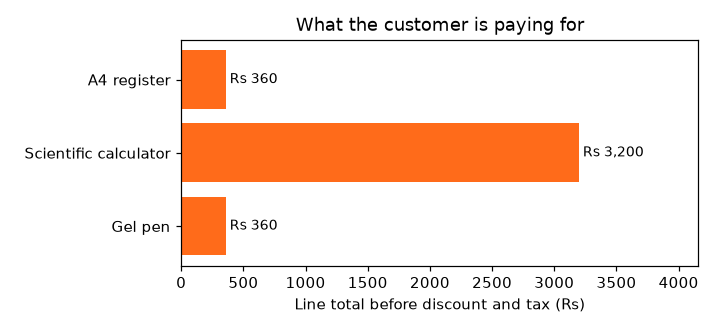

The Python source for this figure:
"""
Session 9 · Real-life problem: a point-of-sale (billing) desktop app
--------------------------------------------------------------------
PROBLEM
A campus stationery shop wants a simple billing screen:
  - pick an item from a list and a quantity (Spinbox), press "Add"
  - the cart (a ttk.Treeview table) shows item, qty, price, line total
  - "Remove" deletes the selected line; a discount code can be applied
  - totals show subtotal, discount, 16 % sales tax and grand total
  - "Print receipt" writes a text receipt file
Design: a Cart class holds ALL the rules (testable without a screen);
the Tkinter layer only displays the cart and forwards button clicks.
Run:  python session-09_problem_pos_billing.py
"""
from datetime import datetime
from gui_support import gui_available, banner

CATALOGUE = {"A4 register": 180, "Ball pen (blue)": 30, "Gel pen": 60, "Highlighter": 90,
             "Geometry box": 450, "Scientific calculator": 3200, "USB drive 32GB": 1150}
CODES = {"STUDENT10": 0.10, "EID20": 0.20}
TAX = 0.16

class Cart:
    def __init__(self):
        self.lines, self.discount_code = {}, None
    def add(self, item, qty):
        if item not in CATALOGUE:
            raise ValueError(f"unknown item {item!r}")
        if not 1 <= qty <= 100:
            raise ValueError("quantity must be 1-100")
        self.lines[item] = self.lines.get(item, 0) + qty
    def remove(self, item):
        self.lines.pop(item, None)
    def apply_code(self, code):
        code = code.strip().upper()
        if code not in CODES:
            raise ValueError(f"invalid code {code!r}")
        self.discount_code = code
    def totals(self):
        sub = sum(CATALOGUE[i] * q for i, q in self.lines.items())
        disc = sub * CODES.get(self.discount_code, 0)
        tax = (sub - disc) * TAX
        return {"subtotal": sub, "discount": disc, "tax": tax, "total": round(sub - disc + tax)}
    def receipt(self, when):
        t = self.totals()
        rows = [f"{'CAMPUS STATIONERS':^40}", f"{when:%d %b %Y %H:%M}".center(40), "-" * 40]
        rows += [f"{i[:22]:<22}{q:>4} x{CATALOGUE[i]:>5} {CATALOGUE[i] * q:>7,}" for i, q in self.lines.items()]
        rows += ["-" * 40, f"{'Subtotal':<30}{t['subtotal']:>10,.0f}"]
        if t["discount"]:
            rows.append(f"{'Discount (' + self.discount_code + ')':<30}{-t['discount']:>10,.0f}")
        rows += [f"{'Sales tax 16%':<30}{t['tax']:>10,.0f}", f"{'TOTAL Rs':<30}{t['total']:>10,}", "-" * 40,
                 f"{'Thank you!':^40}"]
        return "\n".join(rows)

def run_gui():
    import tkinter as tk
    from tkinter import ttk, messagebox
    cart = Cart()
    root = tk.Tk(); root.title("Campus Stationers - POS")
    left = tk.Frame(root, padx=8, pady=8); left.pack(side="left", fill="y")
    items = tk.Listbox(left, height=8, exportselection=False)
    for name, price in CATALOGUE.items():
        items.insert("end", name)
    items.pack()
    qty = tk.Spinbox(left, from_=1, to=100, width=5); qty.pack(pady=4)
    code = tk.Entry(left, width=12); code.pack(pady=(10, 2))
    right = tk.Frame(root, padx=8, pady=8); right.pack(side="right", fill="both", expand=True)
    table = ttk.Treeview(right, columns=("qty", "price", "line"), height=8)
    for col, text in [("#0", "Item"), ("qty", "Qty"), ("price", "Price"), ("line", "Total")]:
        table.heading(col, text=text)
    table.pack(fill="both", expand=True)
    totals = tk.Label(right, justify="right", font=("Consolas", 11)); totals.pack(anchor="e")

    def refresh():
        table.delete(*table.get_children())
        for i, q in cart.lines.items():
            table.insert("", "end", iid=i, text=i, values=(q, CATALOGUE[i], CATALOGUE[i] * q))
        t = cart.totals()
        totals.config(text=f"Subtotal {t['subtotal']:>8,.0f}\nDiscount {-t['discount']:>8,.0f}\n"
                           f"Tax 16%  {t['tax']:>8,.0f}\nTOTAL    {t['total']:>8,}")
    def add():
        sel = items.curselection()
        try:
            cart.add(items.get(sel[0]) if sel else "", int(qty.get())); refresh()
        except ValueError as e:
            messagebox.showwarning("Cannot add", str(e))
    def remove():
        for iid in table.selection():
            cart.remove(iid)
        refresh()
    def apply():
        try:
            cart.apply_code(code.get()); refresh()
        except ValueError as e:
            messagebox.showerror("Discount", str(e))
    def print_receipt():
        with open("receipt.txt", "w", encoding="utf-8") as f:
            f.write(cart.receipt(datetime.now()))
        messagebox.showinfo("Receipt", "Saved to receipt.txt")
    for text, cmd in [("Add", add), ("Apply code", apply), ("Remove line", remove), ("Print receipt", print_receipt)]:
        tk.Button(left, text=text, width=14, command=cmd).pack(pady=2)
    refresh(); root.mainloop()

if gui_available():
    run_gui()
else:
    banner("pos_billing")
    cart = Cart()
    actions = [("add", "A4 register", 3), ("add", "Gel pen", 4), ("add", "Scientific calculator", 1),
               ("add", "Gel pen", 2), ("add", "Stapler", 1), ("add", "Highlighter", 0),
               ("code", "student10", None), ("code", "FREE100", None), ("remove", "A4 register", None),
               ("add", "A4 register", 2)]
    for act, arg, n in actions:
        try:
            if act == "add": cart.add(arg, n)
            elif act == "code": cart.apply_code(arg)
            else: cart.remove(arg)
            print(f"{act:<6} {arg:<22} ok      -> total Rs {cart.totals()['total']:,}")
        except ValueError as e:
            print(f"{act:<6} {arg:<22} warning -> {e}")
    print()
    print(cart.receipt(datetime(2026, 10, 26, 11, 45)))

    import matplotlib
    matplotlib.use("Agg")
    import matplotlib.pyplot as plt
    names = list(cart.lines)
    amounts = [CATALOGUE[i] * q for i, q in cart.lines.items()]
    fig, ax = plt.subplots(figsize=(6.5, 3))
    ax.barh(names, amounts, color="#FF6B1A")
    for y, a in enumerate(amounts):
        ax.text(a + 30, y, f"Rs {a:,}", va="center", fontsize=9)
    ax.set_xlim(0, max(amounts) * 1.3); ax.set_xlabel("Line total before discount and tax (Rs)")
    ax.set_title("What the customer is paying for")
    fig.tight_layout(); fig.savefig("session-09_problem_pos_billing.png", dpi=110)
    print("\nChart saved: session-09_problem_pos_billing.png")
